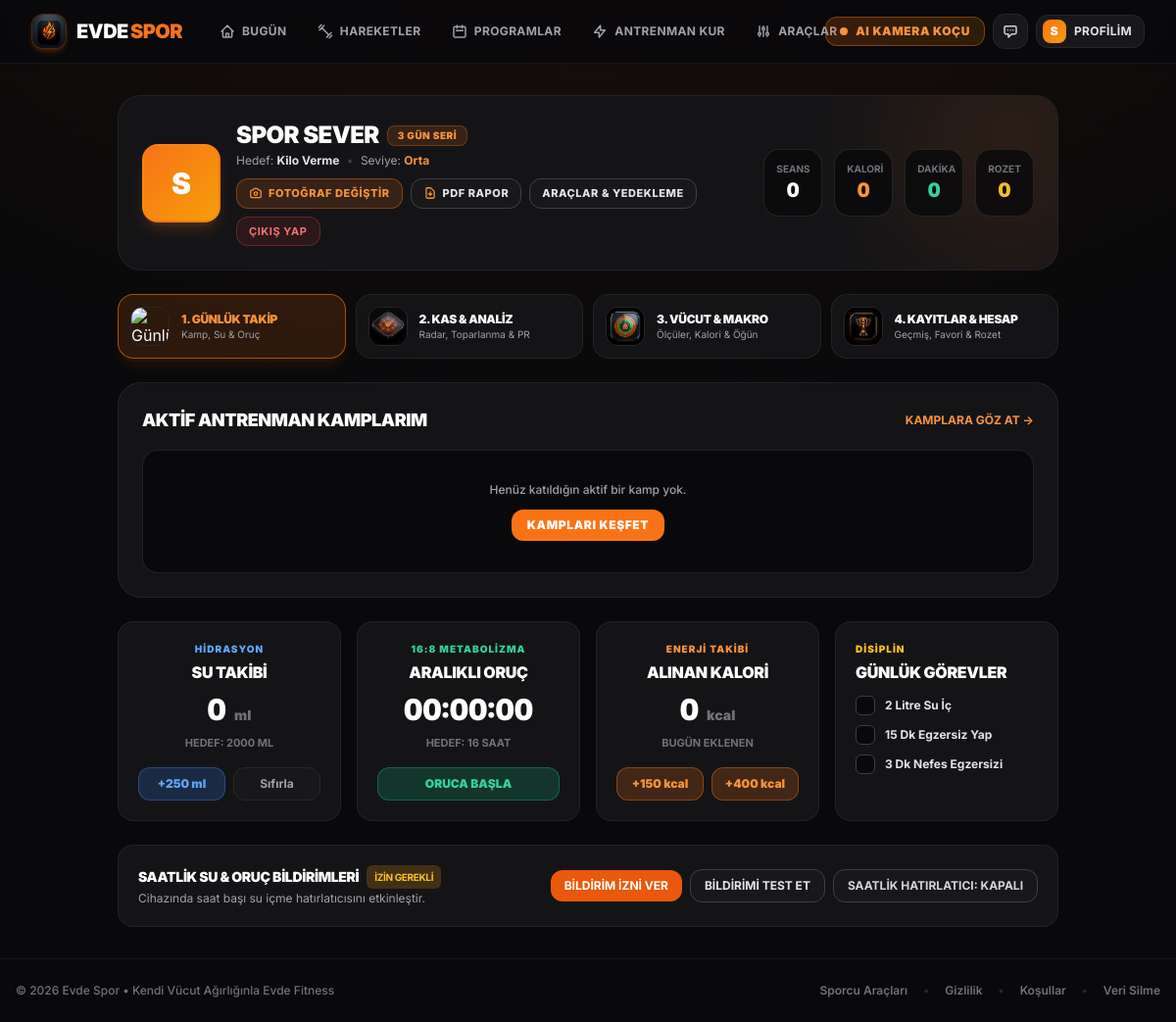
The app's page /profil (signed in), older data.
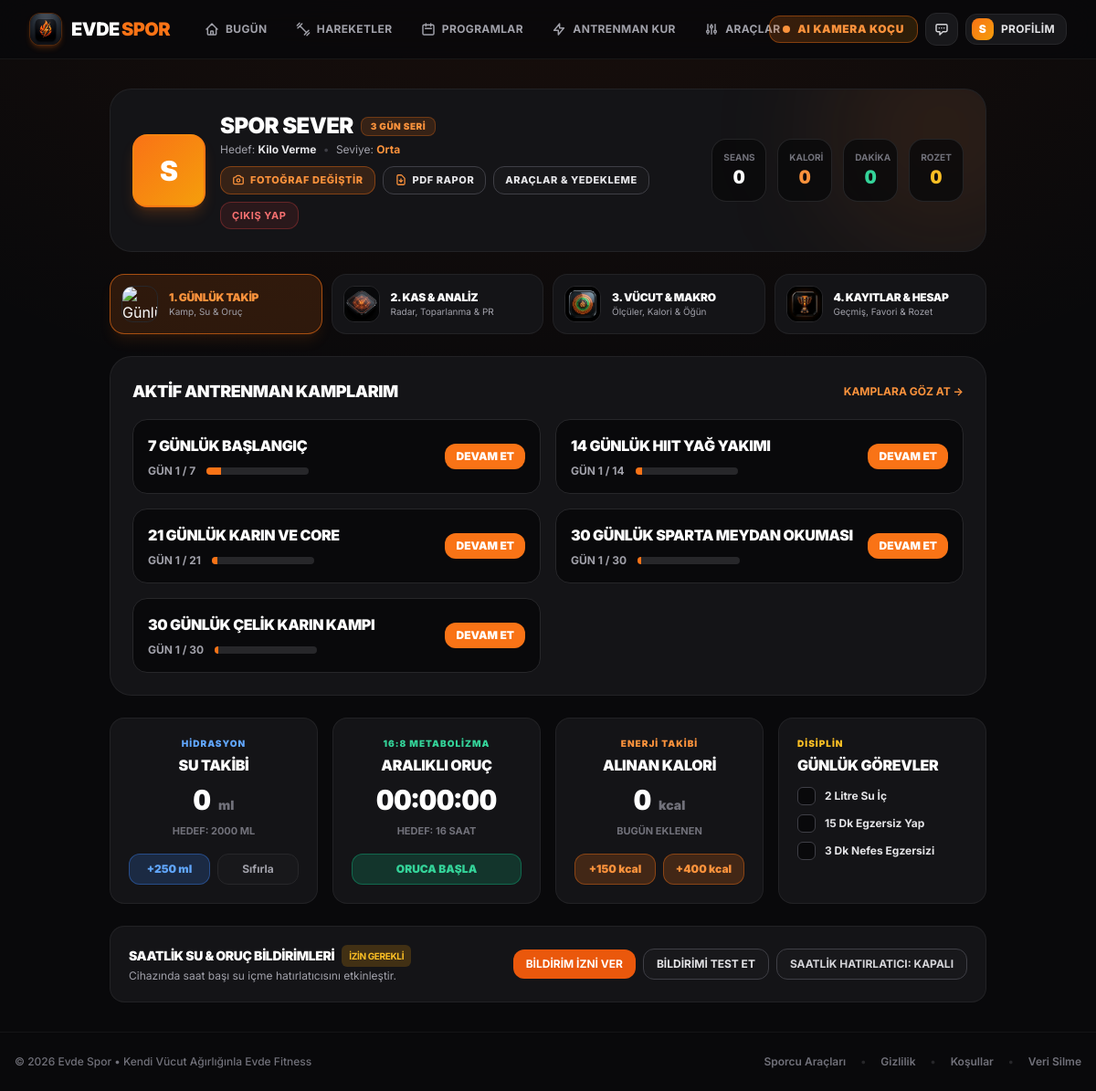
The same page, newer data.
### models.py (models this page shows)
class UserProgram(db.Model):
    id = db.Column(db.Integer, primary_key=True)
    user_id = db.Column(db.Integer, db.ForeignKey('user.id'), nullable=False)
    program_id = db.Column(db.Integer, db.ForeignKey('program.id'), nullable=False)
    current_day = db.Column(db.Integer, default=1)
    started_at = db.Column(db.DateTime, default=datetime.utcnow)
    user = db.relationship('User', backref=db.backref('active_programs', lazy=True))
    program = db.relationship('Program')

class Program(db.Model):
    id = db.Column(db.Integer, primary_key=True)
    title = db.Column(db.String(100), nullable=False)
    slug = db.Column(db.String(100), unique=True, nullable=False)
    description = db.Column(db.Text, nullable=True)
    duration_days = db.Column(db.Integer, nullable=False)
    level = db.Column(db.String(50), nullable=False)
    goal = db.Column(db.String(100), nullable=False)

### app.py (the view, shortened to what this page needs)
    @app.route('/profil')
    @login_required
    def profile():
        favorites = current_user.favorites
        progress = UserProgress.query.filter_by(user_id=current_user.id).order_by(UserProgress.completed_at.desc()).limit(15).all()
        today = date.today()
        today_log = DailyLog.query.filter_by(user_id=current_user.id, log_date=today).first()
        today_start = datetime.combine(today, datetime.min.time())
        today_progress = UserProgress.query.filter(UserProgress.user_id == current_user.id, UserProgress.completed_at >= today_start).all()
        today_duration = sum([p.duration_spent or 0 for p in today_progress])
        active_programs = current_user.active_programs
        user_badges = current_user.badges
        all_progress = UserProgress.query.filter_by(user_id=current_user.id).all()
        total_workouts = len(all_progress)
        total_calories = sum([p.calories_burned or 0 for p in all_progress])
        total_minutes = sum([p.duration_spent or 0 for p in all_progress]) // 60
        day_names_tr = ['Pzt', 'Sal', 'Çar', 'Per', 'Cum', 'Cmt', 'Paz']
        weekly_stats = []
        for i in range(6, -1, -1):
            d = today - timedelta(days=i)
            d_start = datetime.combine(d, datetime.min.time())
            d_end = datetime.combine(d, datetime.max.time())
            day_entries = [p for p in all_progress if p.completed_at and d_start <= p.completed_at <= d_end]
            cals = sum([p.calories_burned or 0 for p in day_entries])
            dur = sum([p.duration_spent or 0 for p in day_entries]) // 60
            weekly_stats.append({
                'date_str': d.strftime('%d.%m'),
                'day_name': day_names_tr[d.weekday()],
                'calories': cals,
                'duration_min': dur,
                'count': len(day_entries)
            })
        max_weekly_cal = max([w['calories'] for w in weekly_stats] + [150])
        muscle_distribution = {}
        for p in all_progress:
            mg = p.exercise.muscle_group if (p.exercise and p.exercise.muscle_group) else 'Tüm Vücut'
            muscle_distribution[mg] = muscle_distribution.get(mg, 0) + 1
        radar_raw = {
            'Göğüs': 0,
            'Sırt': 0,
            'Omuz, Kol': 0,
            'Bacak & Kalça': 0,
            'Karın, Core': 0,
            'Kardiyo': 0
        }
        last_trained_hours = {}
        now_dt = datetime.utcnow()
        max_radar = max(list(radar_raw.values()) + [6])
        muscle_radar = []
        for axis_label, raw_val in radar_raw.items():
            pct = min(100, int(round((raw_val / max_radar) * 85)) + (15 if raw_val > 0 else 20))
            hrs = last_trained_hours.get(axis_label, 999)
            if hrs <= 24:
                rec_status = 'Dinleniyor (Yorgun)'
                rec_color = 'red'
                rec_pct = 35
            elif hrs <= 48:
                rec_status = 'Toparlanıyor (%70)'
                rec_color = 'amber'
                rec_pct = 70
            else:
                rec_status = 'Antrenmana Hazır (%100)'
                rec_color = 'emerald'
                rec_pct = 100
            muscle_radar.append({
                'label': axis_label,
                'raw': raw_val,
                'score': pct,
                'hours_ago': int(hrs) if hrs < 900 else None,
                'recovery_status': rec_status,
                'recovery_color': rec_color,
                'recovery_pct': rec_pct
            })
        workout_counts_by_date = {}
        for p in all_progress:
            if p.completed_at:
                dt_key = p.completed_at.strftime('%Y-%m-%d')
                workout_counts_by_date[dt_key] = workout_counts_by_date.get(dt_key, 0) + 1
        total_days = 52 * 7
        end_date = today
        start_date = end_date - timedelta(days=total_days - 1)
        start_date = start_date - timedelta(days=start_date.weekday())
        heatmap_days = []
        cur_d = start_date
        while cur_d <= end_date:
            dt_key = cur_d.strftime('%Y-%m-%d')
            cnt = workout_counts_by_date.get(dt_key, 0)
            level = 0
            if cnt >= 4:
                level = 4
            elif cnt >= 3:
                level = 3
            elif cnt >= 2:
                level = 2
            elif cnt >= 1:
                level = 1
            heatmap_days.append({
                'date': dt_key,
                'count': cnt,
                'level': level,
                'weekday': cur_d.weekday(),
                'is_today': (cur_d == today)
            })
            cur_d += timedelta(days=1)
        pr_definitions = [
            {'slug': 'standart-push-up-normal-sinav', 'name': 'Standart Şınav', 'unit': 'Tekrar', 'target': '30 Tekrar', 'benchmark': '20'},
            {'slug': 'standart-air-squat', 'name': 'Air Squat', 'unit': 'Tekrar', 'target': '50 Tekrar', 'benchmark': '35'},
            {'slug': 'forearm-plank-on-kol-planki', 'name': 'Ön Kol Planki', 'unit': 'Saniye', 'target': '120 Saniye', 'benchmark': '60'},
            {'slug': 'standard-burpee', 'name': 'Standard Burpee', 'unit': 'Tekrar', 'target': '25 Tekrar', 'benchmark': '15'},
            {'slug': 'bicycle-crunch-bisiklet-mekigi', 'name': 'Bisiklet Mekiği', 'unit': 'Tekrar', 'target': '40 Tekrar', 'benchmark': '25'},
            {'slug': 'mountain-climber', 'name': 'Mountain Climber', 'unit': 'Tekrar', 'target': '50 Tekrar', 'benchmark': '30'}
        ]
        personal_records = []
        for item in pr_definitions:
            logs_for_ex = [p for p in all_progress if p.exercise and p.exercise.slug == item['slug']]
            best_val = 0
            for p in logs_for_ex:
                dur = p.duration_spent or 0
                val = dur if item['unit'] == 'Saniye' else max(dur // 3, 10)
                if val > best_val:
                    best_val = val
            personal_records.append({
                'slug': item['slug'],
                'name': item['name'],
                'unit': item['unit'],
                'target': item['target'],
                'benchmark': item['benchmark'],
                'best': best_val if best_val > 0 else None
            })
        return render_template(
            'profile.html',
            favorites=favorites,
            progress=progress,
            today_log=today_log,
            today_duration=today_duration,
            active_programs=active_programs,
            user_badges=user_badges,
            weekly_stats=weekly_stats,
            max_weekly_cal=max_weekly_cal,
            total_workouts=total_workouts,
            total_calories=total_calories,
            total_minutes=total_minutes,
            muscle_distribution=muscle_distribution,
            muscle_radar=muscle_radar,
            heatmap_days=heatmap_days,
            personal_records=personal_records
        )

### models.py (called while the page is built)
@login_manager.user_loader
def load_user(user_id):
    return User.query.get(int(user_id))

### templates/profile.html (shortened to what the changed rows need)
{% extends 'base.html' %}
{% block content %}
<div class="max-w-6xl mx-auto space-y-6 relative z-10 no-print" x-data="profileManager()">
    <div class="athletic-card p-5 sm:p-6 rounded-3xl relative overflow-hidden">
        <div class="flex flex-col lg:flex-row lg:items-center justify-between gap-5 relative z-10">
            <div class="flex items-start sm:items-center gap-4">
                <div>
                    <div class="flex flex-wrap items-center gap-2">
                        <h1 class="text-xl sm:text-2xl font-black text-white uppercase tracking-tight" x-text="userName">{{ current_user.name }}</h1>
                    </div>
                </div>
            </div>
        </div>
    </div>
    <div x-show="activeTab === 'gunluk'" x-transition class="space-y-6">
        <div class="athletic-card rounded-3xl p-5 sm:p-6">
            <div class="flex items-center justify-between mb-4">
                <h2 class="text-base sm:text-lg font-black text-white uppercase tracking-tight">Aktif Antrenman Kamplarım</h2>
            </div>
            {% if active_programs %}
                <div class="grid grid-cols-1 md:grid-cols-2 gap-4">
                {% for up in active_programs %}
                    <a href="/programlar/{{ up.program.slug }}" class="block group">
                        <div class="bg-zinc-950 border border-zinc-800 p-4 rounded-2xl flex items-center justify-between transition-all group-hover:border-orange-500/50">
                            <div>
                                <h4 class="font-black text-white text-base uppercase tracking-tight group-hover:text-orange-400 transition-colors">{{ up.program.title }}</h4>
                                <div class="flex items-center mt-2 gap-3">
                                    <p class="text-xs font-bold text-zinc-400 uppercase">Gün {{ up.current_day }} / {{ up.program.duration_days }}</p>
                                    <div class="w-28 h-2 bg-zinc-800 rounded-full overflow-hidden">
                                        <div class="h-full bg-orange-500" style="width: {{ (up.current_day / up.program.duration_days * 100)|round }}%"></div>
                                    </div>
                                </div>
                            </div>
                            <span class="px-3 py-1.5 rounded-xl bg-orange-500 text-white text-xs font-black uppercase">Devam Et</span>
                        </div>
                    </a>
                {% endfor %}
                </div>
            {% else %}
                <div class="text-center py-8 bg-zinc-950 rounded-2xl border border-zinc-800/80">
                    <p class="text-zinc-400 text-xs font-medium">Henüz katıldığın aktif bir kamp yok.</p>
                    <a href="/programlar" class="inline-block mt-3 px-4 py-2 rounded-xl bg-orange-500 text-white font-black uppercase text-xs tracking-wider">Kampları Keşfet</a>
                </div>
            {% endif %}
        </div>
    </div>
</div>
{% endblock %}

Row changes from the older to the newer data that the page shows:
added UserProgram: program "7 GÜNLÜK BAŞLANGIÇ", current_day "1", program.duration_days "7"
added UserProgram: program "14 GÜNLÜK HIIT YAĞ YAKIMI", current_day "1", program.duration_days "14"
added UserProgram: program "21 GÜNLÜK KARIN VE CORE", current_day "1", program.duration_days "21"
added UserProgram: program "30 GÜNLÜK SPARTA MEYDAN OKUMASI", current_day "1", program.duration_days "30"
added UserProgram: program "30 GÜNLÜK ÇELIK KARIN KAMPI", current_day "1", program.duration_days "30"
Text that changed along with them:
text no longer shown: "Henüz katıldığın aktif bir kamp yok. KAMPLARI KEŞFET"
